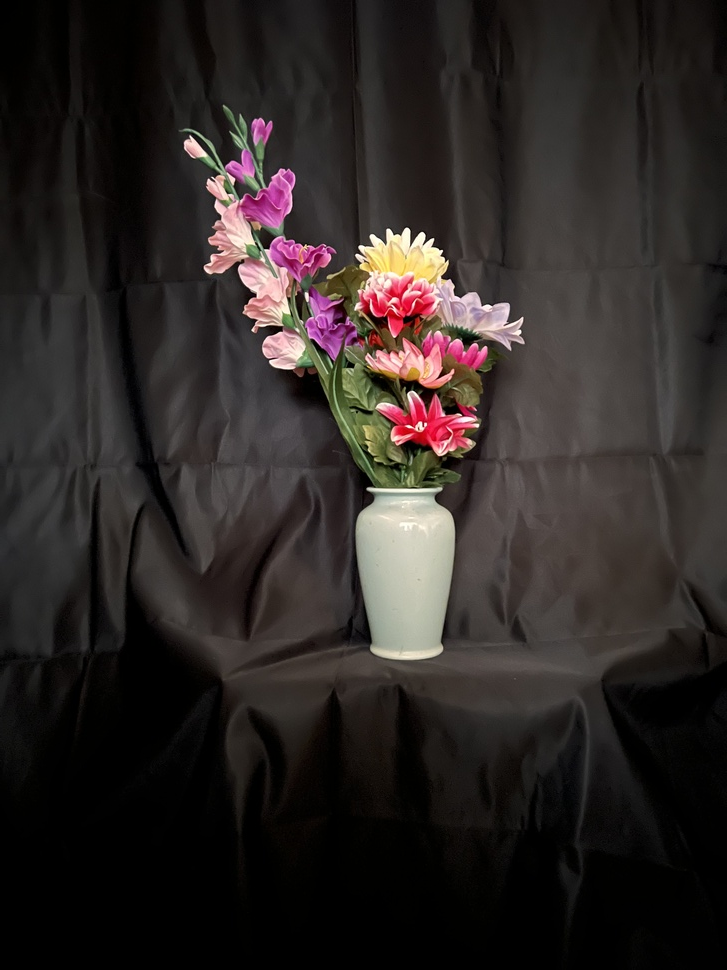
#> input picture test_images/prd1.jpg, 727 x 970 px, shrunk from 3024 x 4032 before the run
$ python -i main.py   (imports and definitions only)
#> lines starting #> are read from the running program, lines starting #| are printed output that depends on the picture; after the words box and inside, x2 and y2 are one past the last pixel; in counts of white or black regions, pixels touching at a corner belong together
#> further down, picture is the input picture: shape (970, 727, 3); mean B, G, R 37.4, 39.3, 45.3
import os
import subprocess
import time
import signal
import cv2

# 背景画像の保存パス
background_image_path = "./images/background.jpg"

# [57 lines left out: functions kill_gvfsd_gphoto2, take_picture, capture_background_image, not called in this run]

def preprocess_diff_image(diff_image):
    """
    微妙な背景のズレを除去するためにフィルタを適用し、閾値処理を行う関数
    """
    # ガウシアンブラーを適用してノイズを除去
    blurred = cv2.GaussianBlur(diff_image, (5, 5), 0)

    # 適応的閾値処理を行い、背景の微細な違いを削除
    gray = cv2.cvtColor(blurred, cv2.COLOR_BGR2GRAY)
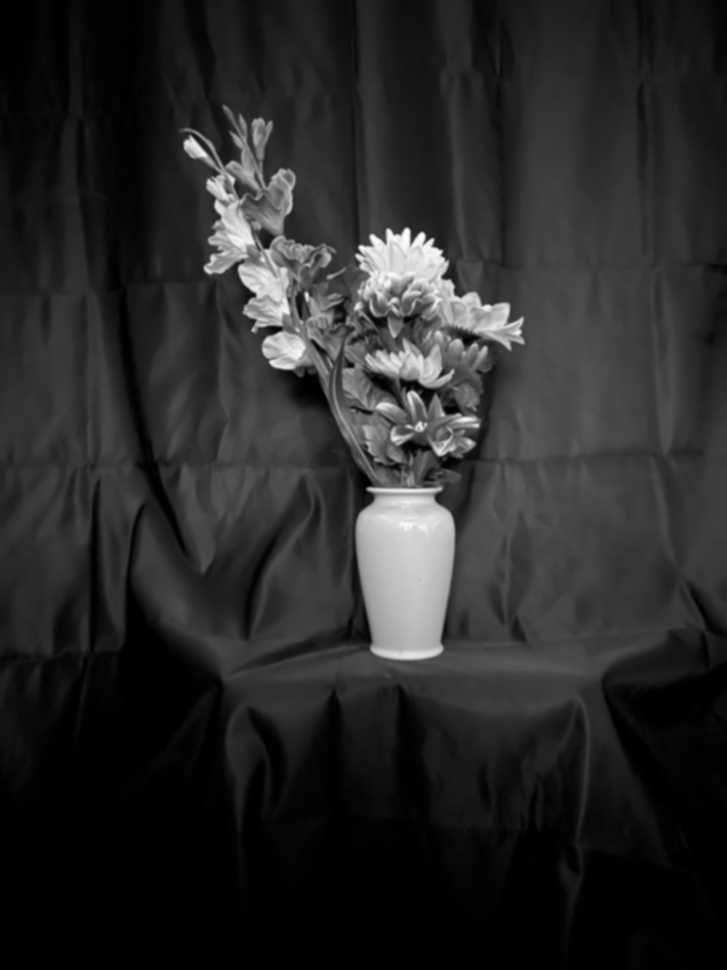
#> gray: shape (970, 727); min 0, max 251, mean 40.9
    thresh = cv2.adaptiveThreshold(gray, 255, cv2.ADAPTIVE_THRESH_GAUSSIAN_C,
                                   cv2.THRESH_BINARY, 11, 2)
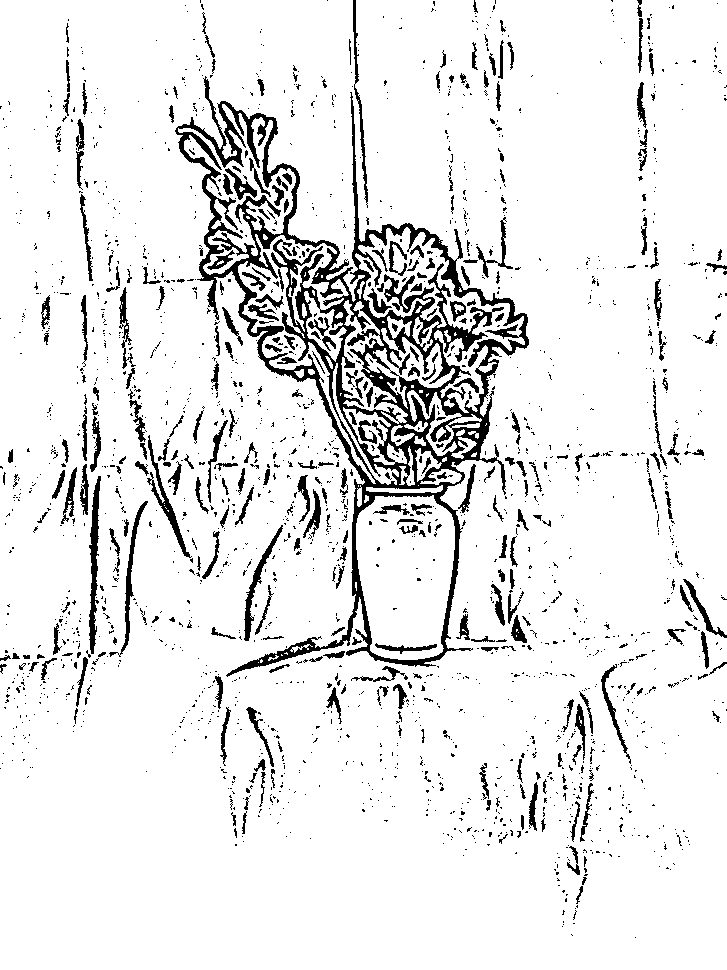
#> thresh: shape (970, 727); 90.8% white; 2130 black regions (1808 under 20 px), largest, box (x1, y1, x2, y2) and area: (175, 76, 529, 677) 30313, (89, 476, 101, 654) 1024, (147, 435, 192, 558) 741

    # 膨張と収縮を適用して商品を強調し、背景のノイズを削除
#> (the run stopped early here; a loop or call above may not have finished)
